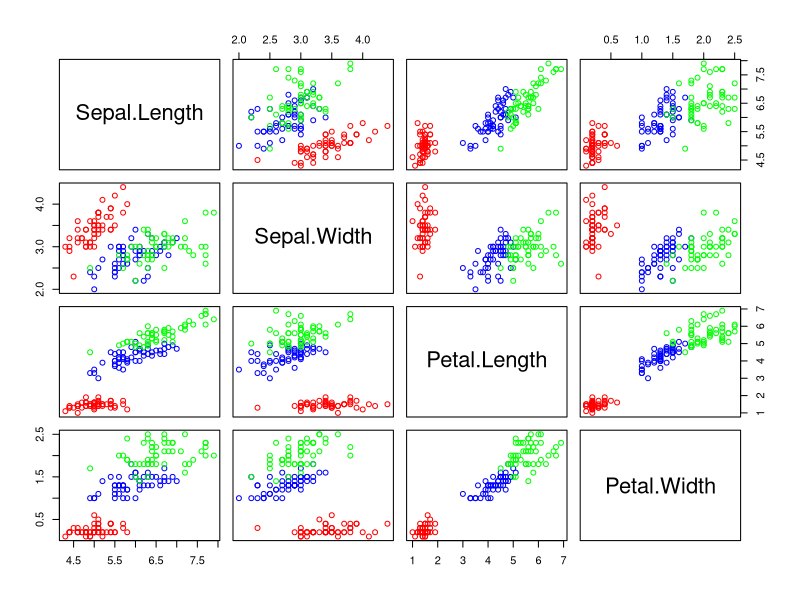
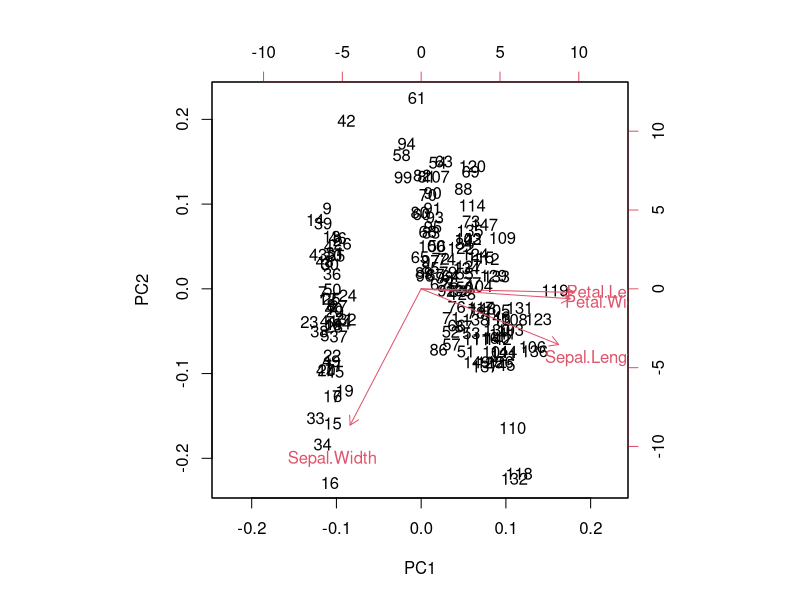
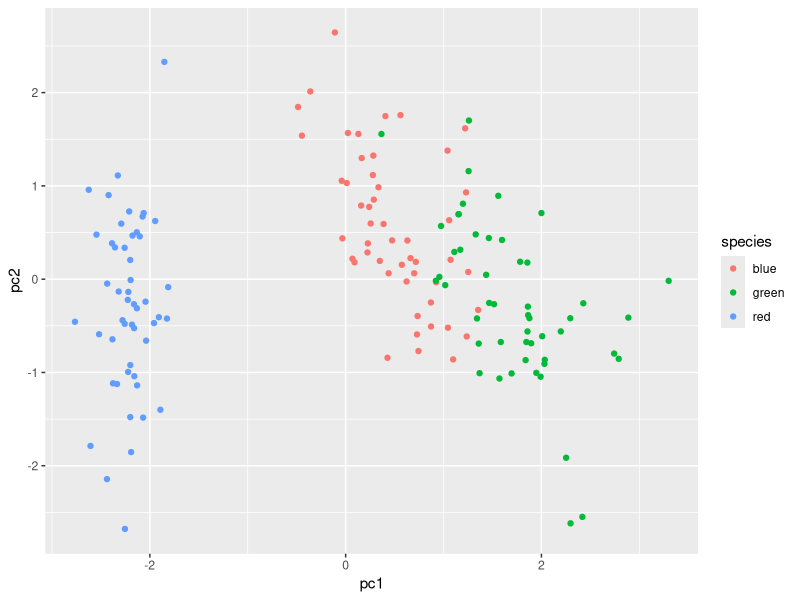

These figures' R source, in order:
## ---- chunk 1
knitr::opts_chunk$set(echo = TRUE)
library(tidyverse)
## ---- chunk 2
data(iris)
head(iris)
## ---- chunk 3
# Create a pairs plot with the points colored according to species, like in the lecture code.
iris_colors = c('red', "blue", 'green')[unclass(iris$Species)]
# You have permission to simply copy the code from lecture, if you wish.
pairs(iris[,1:4], col=iris_colors)
## ---- chunk 4
p = prcomp(iris[,-5], scale=TRUE)
p

biplot(p)

#close angle less than 90 degrees are positively correlated
# contribute very little to axis components if feature loadings are perpendicular on a biplot
## ---- chunk 5
hi = head( data.matrix(scale(iris[,-5])) )

p$rotation
## ---- chunk 6
# now project matrix on observations/loadings
# features are now are principle components 
hi %*% p$rotation
## ---- chunk 7
m = data.frame(pc1=p$x[,1], pc2=p$x[,2], species=iris_colors)

#coloring them by species, looking for groupings
ggplot(data=m) +
  geom_point(mapping = aes(x=pc1, y=pc2, color=species))
